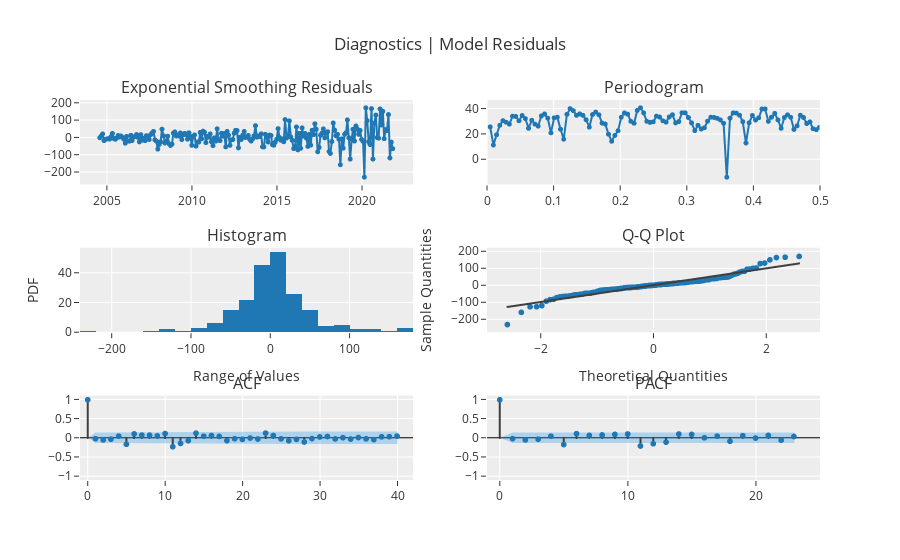

The code cell stored with this chart in its notebook:
### Code cell
# functional API
plot_model(best, plot = 'diagnostics')

### Figure 1 — Plotly figure (JSON) as saved in the notebook; plotly's stock layout.template omitted (floating-point values rounded to 4 significant figures; data arrays with more than 128 entries replaced by an {"elided": "..."} marker saying what was removed)
{"data": [{"line": {"color": "rgb(31, 119, 180)", "width": 2}, "marker": {"color": "rgb(31, 119, 180)", "size": 5}, "mode": "lines+markers", "name": "Exponential Smoothing", "showlegend": false, "type": "scattergl", "x": {"elided": "208 str values"}, "xaxis": "x", "y": {"elided": "208 float values"}, "yaxis": "y"}, {"hoverinfo": "text", "hovertext": ["Freq: 0.0048<br>Ampl: 25.8529<br>Time period: 208.0", "Freq: 0.0096<br>Ampl: 11.4611<br>Time period: 104.0", "Freq: 0.0144<br>Ampl: 19.5634<br>Time period: 69.3333", "Freq: 0.0192<br>Ampl: 27.0996<br>Time period: 52.0", "Freq: 0.024<br>Ampl: 30.7888<br>Time period: 41.6", "Freq: 0.0288<br>Ampl: 29.5205<br>Time period: 34.6667", "Freq: 0.0337<br>Ampl: 28.0359<br>Time period: 29.7143", "Freq: 0.0385<br>Ampl: 34.3209<br>Time period: 26.0", "Freq: 0.0433<br>Ampl: 34.1342<br>Time period: 23.1111", "Freq: 0.0481<br>Ampl: 30.6882<br>Time period: 20.8", "Freq: 0.0529<br>Ampl: 34.8551<br>Time period: 18.9091", "Freq: 0.0577<br>Ampl: 32.4091<br>Time period: 17.3333", "Freq: 0.0625<br>Ampl: 24.7407<br>Time period: 16.0", "Freq: 0.0673<br>Ampl: 31.1071<br>Time period: 14.8571", "Freq: 0.0721<br>Ampl: 28.0365<br>Time period: 13.8667", "Freq: 0.0769<br>Ampl: 26.4462<br>Time period: 13.0", "Freq: 0.0817<br>Ampl: 34.506<br>Time period: 12.2353", "Freq: 0.0865<br>Ampl: 36.0794<br>Time period: 11.5556", "Freq: 0.0913<br>Ampl: 32.7329<br>Time period: 10.9474", "Freq: 0.0962<br>Ampl: 21.1368<br>Time period: 10.4", "Freq: 0.101<br>Ampl: 33.009<br>Time period: 9.9048", "Freq: 0.1058<br>Ampl: 33.5087<br>Time period: 9.4545", "Freq: 0.1106<br>Ampl: 23.989<br>Time period: 9.0435", "Freq: 0.1154<br>Ampl: 16.0297<br>Time period: 8.6667", "Freq: 0.1202<br>Ampl: 35.8069<br>Time period: 8.32", "Freq: 0.125<br>Ampl: 40.3236<br>Time period: 8.0", "Freq: 0.1298<br>Ampl: 38.722<br>Time period: 7.7037", "Freq: 0.1346<br>Ampl: 35.0214<br>Time period: 7.4286", "Freq: 0.1394<br>Ampl: 36.1601<br>Time period: 7.1724", "Freq: 0.1442<br>Ampl: 34.9856<br>Time period: 6.9333", "Freq: 0.149<br>Ampl: 31.4811<br>Time period: 6.7097", "Freq: 0.1538<br>Ampl: 25.6584<br>Time period: 6.5", "Freq: 0.1587<br>Ampl: 35.6043<br>Time period: 6.303", "Freq: 0.1635<br>Ampl: 37.569<br>Time period: 6.1176", "Freq: 0.1683<br>Ampl: 35.4278<br>Time period: 5.9429", "Freq: 0.1731<br>Ampl: 28.8461<br>Time period: 5.7778", "Freq: 0.1779<br>Ampl: 28.0773<br>Time period: 5.6216", "Freq: 0.1827<br>Ampl: 20.0248<br>Time period: 5.4737", "Freq: 0.1875<br>Ampl: 14.4253<br>Time period: 5.3333", "Freq: 0.1923<br>Ampl: 19.081<br>Time period: 5.2", "Freq: 0.1971<br>Ampl: 22.8045<br>Time period: 5.0732", "Freq: 0.2019<br>Ampl: 33.4907<br>Time period: 4.9524", "Freq: 0.2067<br>Ampl: 36.8853<br>Time period: 4.8372", "Freq: 0.2115<br>Ampl: 35.9303<br>Time period: 4.7273", "Freq: 0.2163<br>Ampl: 30.2617<br>Time period: 4.6222", "Freq: 0.2212<br>Ampl: 28.7259<br>Time period: 4.5217", "Freq: 0.226<br>Ampl: 38.911<br>Time period: 4.4255", "Freq: 0.2308<br>Ampl: 40.9758<br>Time period: 4.3333", "Freq: 0.2356<br>Ampl: 36.9328<br>Time period: 4.2449", "Freq: 0.2404<br>Ampl: 30.2254<br>Time period: 4.16", "Freq: 0.2452<br>Ampl: 29.4181<br>Time period: 4.0784", "Freq: 0.25<br>Ampl: 29.8566<br>Time period: 4.0", "Freq: 0.2548<br>Ampl: 34.3467<br>Time period: 3.9245", "Freq: 0.2596<br>Ampl: 33.6143<br>Time period: 3.8519", "Freq: 0.2644<br>Ampl: 30.6649<br>Time period: 3.7818", "Freq: 0.2692<br>Ampl: 29.6067<br>Time period: 3.7143", "Freq: 0.274<br>Ampl: 33.708<br>Time period: 3.6491", "Freq: 0.2788<br>Ampl: 35.4931<br>Time period: 3.5862", "Freq: 0.2837<br>Ampl: 29.0154<br>Time period: 3.5254", "Freq: 0.2885<br>Ampl: 30.0479<br>Time period: 3.4667", "Freq: 0.2933<br>Ampl: 37.0622<br>Time period: 3.4098", "Freq: 0.2981<br>Ampl: 36.9759<br>Time period: 3.3548", "Freq: 0.3029<br>Ampl: 33.2358<br>Time period: 3.3016", "Freq: 0.3077<br>Ampl: 28.9606<br>Time period: 3.25", "Freq: 0.3125<br>Ampl: 22.8625<br>Time period: 3.2", "Freq: 0.3173<br>Ampl: 27.081<br>Time period: 3.1515", "Freq: 0.3221<br>Ampl: 24.1446<br>Time period: 3.1045", "Freq: 0.3269<br>Ampl: 25.1593<br>Time period: 3.0588", "Freq: 0.3317<br>Ampl: 30.339<br>Time period: 3.0145", "Freq: 0.3365<br>Ampl: 33.5224<br>Time period: 2.9714", "Freq: 0.3413<br>Ampl: 33.3715<br>Time period: 2.9296", "Freq: 0.3462<br>Ampl: 32.6243<br>Time period: 2.8889", "Freq: 0.351<br>Ampl: 31.3853<br>Time period: 2.8493", "Freq: 0.3558<br>Ampl: 28.6987<br>Time period: 2.8108", "Freq: 0.3606<br>Ampl: -14.0758<br>Time period: 2.7733", "Freq: 0.3654<br>Ampl: 32.7739<br>Time period: 2.7368", "Freq: 0.3702<br>Ampl: 36.9347<br>Time period: 2.7013", "Freq: 0.375<br>Ampl: 36.7798<br>Time period: 2.6667", "Freq: 0.3798<br>Ampl: 35.0682<br>Time period: 2.6329", "Freq: 0.3846<br>Ampl: 29.9791<br>Time period: 2.6", "Freq: 0.3894<br>Ampl: 13.0833<br>Time period: 2.5679", "Freq: 0.3942<br>Ampl: 29.0858<br>Time period: 2.5366", "Freq: 0.399<br>Ampl: 34.8942<br>Time period: 2.506", "Freq: 0.4038<br>Ampl: 31.2799<br>Time period: 2.4762", "Freq: 0.4087<br>Ampl: 33.0572<br>Time period: 2.4471", "Freq: 0.4135<br>Ampl: 39.999<br>Time period: 2.4186", "Freq: 0.4183<br>Ampl: 40.0467<br>Time period: 2.3908", "Freq: 0.4231<br>Ampl: 30.2412<br>Time period: 2.3636", "Freq: 0.4279<br>Ampl: 33.4971<br>Time period: 2.3371", "Freq: 0.4327<br>Ampl: 36.5472<br>Time period: 2.3111", "Freq: 0.4375<br>Ampl: 31.3806<br>Time period: 2.2857", "Freq: 0.4423<br>Ampl: 24.692<br>Time period: 2.2609", "Freq: 0.4471<br>Ampl: 33.2271<br>Time period: 2.2366", "Freq: 0.4519<br>Ampl: 35.4069<br>Time period: 2.2128", "Freq: 0.4567<br>Ampl: 33.4392<br>Time period: 2.1895", "Freq: 0.4615<br>Ampl: 23.8412<br>Time period: 2.1667", "Freq: 0.4663<br>Ampl: 26.6779<br>Time period: 2.1443", "Freq: 0.4712<br>Ampl: 35.0942<br>Time period: 2.1224", "Freq: 0.476<br>Ampl: 33.2974<br>Time period: 2.101", "Freq: 0.4808<br>Ampl: 28.4988<br>Time period: 2.08", "Freq: 0.4856<br>Ampl: 29.7672<br>Time period: 2.0594", "Freq: 0.4904<br>Ampl: 24.3774<br>Time period: 2.0392", "Freq: 0.4952<br>Ampl: 23.6332<br>Time period: 2.0194", "Freq: 0.5<br>Ampl: 25.4863<br>Time period: 2.0"], "line": {"color": "#1f77b4", "width": 2}, "marker": {"size": 5}, "mode": "lines+markers", "name": "Exponential Smoothing", "showlegend": false, "type": "scattergl", "x": [0.004808, 0.009615, 0.01442, 0.01923, 0.02404, 0.02885, 0.03365, 0.03846, 0.04327, 0.04808, 0.05288, 0.05769, 0.0625, 0.06731, 0.07212, 0.07692, 0.08173, 0.08654, 0.09135, 0.09615, 0.101, 0.1058, 0.1106, 0.1154, 0.1202, 0.125, 0.1298, 0.1346, 0.1394, 0.1442, 0.149, 0.1538, 0.1587, 0.1635, 0.1683, 0.1731, 0.1779, 0.1827, 0.1875, 0.1923, 0.1971, 0.2019, 0.2067, 0.2115, 0.2163, 0.2212, 0.226, 0.2308, 0.2356, 0.2404, 0.2452, 0.25, 0.2548, 0.2596, 0.2644, 0.2692, 0.274, 0.2788, 0.2837, 0.2885, 0.2933, 0.2981, 0.3029, 0.3077, 0.3125, 0.3173, 0.3221, 0.3269, 0.3317, 0.3365, 0.3413, 0.3462, 0.351, 0.3558, 0.3606, 0.3654, 0.3702, 0.375, 0.3798, 0.3846, 0.3894, 0.3942, 0.399, 0.4038, 0.4087, 0.4135, 0.4183, 0.4231, 0.4279, 0.4327, 0.4375, 0.4423, 0.4471, 0.4519, 0.4567, 0.4615, 0.4663, 0.4712, 0.476, 0.4808, 0.4856, 0.4904, 0.4952, 0.5], "xaxis": "x2", "y": [25.85, 11.46, 19.56, 27.1, 30.79, 29.52, 28.04, 34.32, 34.13, 30.69, 34.86, 32.41, 24.74, 31.11, 28.04, 26.45, 34.51, 36.08, 32.73, 21.14, 33.01, 33.51, 23.99, 16.03, 35.81, 40.32, 38.72, 35.02, 36.16, 34.99, 31.48, 25.66, 35.6, 37.57, 35.43, 28.85, 28.08, 20.02, 14.43, 19.08, 22.8, 33.49, 36.89, 35.93, 30.26, 28.73, 38.91, 40.98, 36.93, 30.23, 29.42, 29.86, 34.35, 33.61, 30.66, 29.61, 33.71, 35.49, 29.02, 30.05, 37.06, 36.98, 33.24, 28.96, 22.86, 27.08, 24.14, 25.16, 30.34, 33.52, 33.37, 32.62, 31.39, 28.7, -14.08, 32.77, 36.93, 36.78, 35.07, 29.98, 13.08, 29.09, 34.89, 31.28, 33.06, 40.0, 40.05, 30.24, 33.5, 36.55, 31.38, 24.69, 33.23, 35.41, 33.44, 23.84, 26.68, 35.09, 33.3, 28.5, 29.77, 24.38, 23.63, 25.49], "yaxis": "y2"}, {"alignmentgroup": "True", "bingroup": "x", "hovertemplate": "variable=Exponential Smoothing<br>value=%{x}<br>count=%{y}<extra></extra>", "legendgroup": "Exponential Smoothing", "marker": {"color": "#1f77b4", "pattern": {"shape": ""}}, "name": "Exponential Smoothing", "offsetgroup": "Exponential Smoothing", "orientation": "v", "showlegend": false, "type": "histogram", "x": {"elided": "208 float values"}, "xaxis": "x3", "yaxis": "y3"}, {"marker": {"color": "#1f77b4"}, "mode": "markers", "name": "Exponential Smoothing", "showlegend": false, "type": "scattergl", "x": {"elided": "208 float values"}, "xaxis": "x4", "y": {"elided": "208 float values"}, "yaxis": "y4"}, {"line": {"color": "#3f3f3f"}, "mode": "lines", "name": "Exponential Smoothing", "showlegend": false, "type": "scattergl", "x": {"elided": "208 float values"}, "xaxis": "x4", "y": {"elided": "208 float values"}, "yaxis": "y4"}, {"line": {"color": "#3f3f3f"}, "mode": "lines", "name": "ACF", "showlegend": false, "type": "scattergl", "x": [0, 0], "xaxis": "x5", "y": [0, 1], "yaxis": "y5"}, {"line": {"color": "#3f3f3f"}, "mode": "lines", "name": "ACF", "showlegend": false, "type": "scattergl", "x": [1, 1], "xaxis": "x5", "y": [0, -0.01743], "yaxis": "y5"}, {"line": {"color": "#3f3f3f"}, "mode": "lines", "name": "ACF", "showlegend": false, "type": "scattergl", "x": [2, 2], "xaxis": "x5", "y": [0, -0.05018], "yaxis": "y5"}, {"line": {"color": "#3f3f3f"}, "mode": "lines", "name": "ACF", "showlegend": false, "type": "scattergl", "x": [3, 3], "xaxis": "x5", "y": [0, -0.02922], "yaxis": "y5"}, {"line": {"color": "#3f3f3f"}, "mode": "lines", "name": "ACF", "showlegend": false, "type": "scattergl", "x": [4, 4], "xaxis": "x5", "y": [0, 0.04928], "yaxis": "y5"}, {"line": {"color": "#3f3f3f"}, "mode": "lines", "name": "ACF", "showlegend": false, "type": "scattergl", "x": [5, 5], "xaxis": "x5", "y": [0, -0.1647], "yaxis": "y5"}, {"line": {"color": "#3f3f3f"}, "mode": "lines", "name": "ACF", "showlegend": false, "type": "scattergl", "x": [6, 6], "xaxis": "x5", "y": [0, 0.1066], "yaxis": "y5"}, {"line": {"color": "#3f3f3f"}, "mode": "lines", "name": "ACF", "showlegend": false, "type": "scattergl", "x": [7, 7], "xaxis": "x5", "y": [0, 0.07627], "yaxis": "y5"}, {"line": {"color": "#3f3f3f"}, "mode": "lines", "name": "ACF", "showlegend": false, "type": "scattergl", "x": [8, 8], "xaxis": "x5", "y": [0, 0.07436], "yaxis": "y5"}, {"line": {"color": "#3f3f3f"}, "mode": "lines", "name": "ACF", "showlegend": false, "type": "scattergl", "x": [9, 9], "xaxis": "x5", "y": [0, 0.05394], "yaxis": "y5"}, {"line": {"color": "#3f3f3f"}, "mode": "lines", "name": "ACF", "showlegend": false, "type": "scattergl", "x": [10, 10], "xaxis": "x5", "y": [0, 0.1165], "yaxis": "y5"}, {"line": {"color": "#3f3f3f"}, "mode": "lines", "name": "ACF", "showlegend": false, "type": "scattergl", "x": [11, 11], "xaxis": "x5", "y": [0, -0.2276], "yaxis": "y5"}, {"line": {"color": "#3f3f3f"}, "mode": "lines", "name": "ACF", "showlegend": false, "type": "scattergl", "x": [12, 12], "xaxis": "x5", "y": [0, -0.1418], "yaxis": "y5"}, {"line": {"color": "#3f3f3f"}, "mode": "lines", "name": "ACF", "showlegend": false, "type": "scattergl", "x": [13, 13], "xaxis": "x5", "y": [0, -0.06784], "yaxis": "y5"}, {"line": {"color": "#3f3f3f"}, "mode": "lines", "name": "ACF", "showlegend": false, "type": "scattergl", "x": [14, 14], "xaxis": "x5", "y": [0, 0.1261], "yaxis": "y5"}, {"line": {"color": "#3f3f3f"}, "mode": "lines", "name": "ACF", "showlegend": false, "type": "scattergl", "x": [15, 15], "xaxis": "x5", "y": [0, 0.04775], "yaxis": "y5"}, {"line": {"color": "#3f3f3f"}, "mode": "lines", "name": "ACF", "showlegend": false, "type": "scattergl", "x": [16, 16], "xaxis": "x5", "y": [0, 0.06471], "yaxis": "y5"}, {"line": {"color": "#3f3f3f"}, "mode": "lines", "name": "ACF", "showlegend": false, "type": "scattergl", "x": [17, 17], "xaxis": "x5", "y": [0, 0.04074], "yaxis": "y5"}, {"line": {"color": "#3f3f3f"}, "mode": "lines", "name": "ACF", "showlegend": false, "type": "scattergl", "x": [18, 18], "xaxis": "x5", "y": [0, -0.06997], "yaxis": "y5"}, {"line": {"color": "#3f3f3f"}, "mode": "lines", "name": "ACF", "showlegend": false, "type": "scattergl", "x": [19, 19], "xaxis": "x5", "y": [0, -0.01983], "yaxis": "y5"}, {"line": {"color": "#3f3f3f"}, "mode": "lines", "name": "ACF", "showlegend": false, "type": "scattergl", "x": [20, 20], "xaxis": "x5", "y": [0, -0.03636], "yaxis": "y5"}, {"line": {"color": "#3f3f3f"}, "mode": "lines", "name": "ACF", "showlegend": false, "type": "scattergl", "x": [21, 21], "xaxis": "x5", "y": [0, -0.0008471], "yaxis": "y5"}, {"line": {"color": "#3f3f3f"}, "mode": "lines", "name": "ACF", "showlegend": false, "type": "scattergl", "x": [22, 22], "xaxis": "x5", "y": [0, -0.02672], "yaxis": "y5"}, {"line": {"color": "#3f3f3f"}, "mode": "lines", "name": "ACF", "showlegend": false, "type": "scattergl", "x": [23, 23], "xaxis": "x5", "y": [0, 0.1273], "yaxis": "y5"}, {"line": {"color": "#3f3f3f"}, "mode": "lines", "name": "ACF", "showlegend": false, "type": "scattergl", "x": [24, 24], "xaxis": "x5", "y": [0, 0.06414], "yaxis": "y5"}, {"line": {"color": "#3f3f3f"}, "mode": "lines", "name": "ACF", "showlegend": false, "type": "scattergl", "x": [25, 25], "xaxis": "x5", "y": [0, -0.02313], "yaxis": "y5"}, {"line": {"color": "#3f3f3f"}, "mode": "lines", "name": "ACF", "showlegend": false, "type": "scattergl", "x": [26, 26], "xaxis": "x5", "y": [0, -0.07217], "yaxis": "y5"}, {"line": {"color": "#3f3f3f"}, "mode": "lines", "name": "ACF", "showlegend": false, "type": "scattergl", "x": [27, 27], "xaxis": "x5", "y": [0, -0.03779], "yaxis": "y5"}, {"line": {"color": "#3f3f3f"}, "mode": "lines", "name": "ACF", "showlegend": false, "type": "scattergl", "x": [28, 28], "xaxis": "x5", "y": [0, -0.1044], "yaxis": "y5"}, {"line": {"color": "#3f3f3f"}, "mode": "lines", "name": "ACF", "showlegend": false, "type": "scattergl", "x": [29, 29], "xaxis": "x5", "y": [0, -0.0152], "yaxis": "y5"}, {"line": {"color": "#3f3f3f"}, "mode": "lines", "name": "ACF", "showlegend": false, "type": "scattergl", "x": [30, 30], "xaxis": "x5", "y": [0, 0.0269], "yaxis": "y5"}, {"line": {"color": "#3f3f3f"}, "mode": "lines", "name": "ACF", "showlegend": false, "type": "scattergl", "x": [31, 31], "xaxis": "x5", "y": [0, 0.03899], "yaxis": "y5"}, {"line": {"color": "#3f3f3f"}, "mode": "lines", "name": "ACF", "showlegend": false, "type": "scattergl", "x": [32, 32], "xaxis": "x5", "y": [0, -0.02434], "yaxis": "y5"}, {"line": {"color": "#3f3f3f"}, "mode": "lines", "name": "ACF", "showlegend": false, "type": "scattergl", "x": [33, 33], "xaxis": "x5", "y": [0, 0.008229], "yaxis": "y5"}, {"line": {"color": "#3f3f3f"}, "mode": "lines", "name": "ACF", "showlegend": false, "type": "scattergl", "x": [34, 34], "xaxis": "x5", "y": [0, -0.02803], "yaxis": "y5"}, {"line": {"color": "#3f3f3f"}, "mode": "lines", "name": "ACF", "showlegend": false, "type": "scattergl", "x": [35, 35], "xaxis": "x5", "y": [0, 0.01188], "yaxis": "y5"}, {"line": {"color": "#3f3f3f"}, "mode": "lines", "name": "ACF", "showlegend": false, "type": "scattergl", "x": [36, 36], "xaxis": "x5", "y": [0, -0.02263], "yaxis": "y5"}, {"line": {"color": "#3f3f3f"}, "mode": "lines", "name": "ACF", "showlegend": false, "type": "scattergl", "x": [37, 37], "xaxis": "x5", "y": [0, -0.04365], "yaxis": "y5"}, {"line": {"color": "#3f3f3f"}, "mode": "lines", "name": "ACF", "showlegend": false, "type": "scattergl", "x": [38, 38], "xaxis": "x5", "y": [0, 0.03011], "yaxis": "y5"}, {"line": {"color": "#3f3f3f"}, "mode": "lines", "name": "ACF", "showlegend": false, "type": "scattergl", "x": [39, 39], "xaxis": "x5", "y": [0, 0.03503], "yaxis": "y5"}, {"line": {"color": "#3f3f3f"}, "mode": "lines", "name": "ACF", "showlegend": false, "type": "scattergl", "x": [40, 40], "xaxis": "x5", "y": [0, 0.04977], "yaxis": "y5"}, {"marker": {"color": "#1f77b4", "size": 6}, "mode": "markers", "name": "ACF", "showlegend": false, "type": "scattergl", "x": [0, 1, 2, 3, 4, 5, 6, 7, 8, 9, 10, 11, 12, 13, 14, 15, 16, 17, 18, 19, 20, 21, 22, 23, 24, 25, 26, 27, 28, 29, 30, 31, 32, 33, 34, 35, 36, 37, 38, 39, 40], "xaxis": "x5", "y": [1, -0.01743, -0.05018, -0.02922, 0.04928, -0.1647, 0.1066, 0.07627, 0.07436, 0.05394, 0.1165, -0.2276, -0.1418, -0.06784, 0.1261, 0.04775, 0.06471, 0.04074, -0.06997, -0.01983, -0.03636, -0.0008471, -0.02672, 0.1273, 0.06414, -0.02313, -0.07217, -0.03779, -0.1044, -0.0152, 0.0269, 0.03899, -0.02434, 0.008229, -0.02803, 0.01188, -0.02263, -0.04365, 0.03011, 0.03503, 0.04977], "yaxis": "y5"}, {"line": {"color": "rgba(255,255,255,0)"}, "mode": "lines", "name": "UC", "showlegend": false, "type": "scatter", "x": [0, 1, 2, 3, 4, 5, 6, 7, 8, 9, 10, 11, 12, 13, 14, 15, 16, 17, 18, 19, 20, 21, 22, 23, 24, 25, 26, 27, 28, 29, 30, 31, 32, 33, 34, 35, 36, 37, 38, 39, 40], "xaxis": "x5", "y": [0, 0.1359, 0.1359, 0.1363, 0.1364, 0.1367, 0.1403, 0.1418, 0.1426, 0.1433, 0.1437, 0.1454, 0.1518, 0.1543, 0.1548, 0.1567, 0.157, 0.1575, 0.1577, 0.1582, 0.1583, 0.1584, 0.1584, 0.1585, 0.1604, 0.1609, 0.1609, 0.1615, 0.1617, 0.1629, 0.1629, 0.163, 0.1632, 0.1633, 0.1633, 0.1634, 0.1634, 0.1634, 0.1637, 0.1638, 0.1639], "yaxis": "y5"}, {"fill": "tonexty", "fillcolor": "rgba(32, 146, 230,0.3)", "line": {"color": "rgba(255,255,255,0)"}, "mode": "lines", "name": "LC", "showlegend": false, "type": "scatter", "x": [0, 1, 2, 3, 4, 5, 6, 7, 8, 9, 10, 11, 12, 13, 14, 15, 16, 17, 18, 19, 20, 21, 22, 23, 24, 25, 26, 27, 28, 29, 30, 31, 32, 33, 34, 35, 36, 37, 38, 39, 40], "xaxis": "x5", "y": [0, -0.1359, -0.1359, -0.1363, -0.1364, -0.1367, -0.1403, -0.1418, -0.1426, -0.1433, -0.1437, -0.1454, -0.1518, -0.1543, -0.1548, -0.1567, -0.157, -0.1575, -0.1577, -0.1582, -0.1583, -0.1584, -0.1584, -0.1585, -0.1604, -0.1609, -0.1609, -0.1615, -0.1617, -0.1629, -0.1629, -0.163, -0.1632, -0.1633, -0.1633, -0.1634, -0.1634, -0.1634, -0.1637, -0.1638, -0.1639], "yaxis": "y5"}, {"line": {"color": "#3f3f3f"}, "mode": "lines", "name": "PACF", "showlegend": false, "type": "scattergl", "x": [0, 0], "xaxis": "x6", "y": [0, 1], "yaxis": "y6"}, {"line": {"color": "#3f3f3f"}, "mode": "lines", "name": "PACF", "showlegend": false, "type": "scattergl", "x": [1, 1], "xaxis": "x6", "y": [0, -0.01751], "yaxis": "y6"}, {"line": {"color": "#3f3f3f"}, "mode": "lines", "name": "PACF", "showlegend": false, "type": "scattergl", "x": [2, 2], "xaxis": "x6", "y": [0, -0.05099], "yaxis": "y6"}, {"line": {"color": "#3f3f3f"}, "mode": "lines", "name": "PACF", "showlegend": false, "type": "scattergl", "x": [3, 3], "xaxis": "x6", "y": [0, -0.03156], "yaxis": "y6"}, {"line": {"color": "#3f3f3f"}, "mode": "lines", "name": "PACF", "showlegend": false, "type": "scattergl", "x": [4, 4], "xaxis": "x6", "y": [0, 0.04667], "yaxis": "y6"}, {"line": {"color": "#3f3f3f"}, "mode": "lines", "name": "PACF", "showlegend": false, "type": "scattergl", "x": [5, 5], "xaxis": "x6", "y": [0, -0.171], "yaxis": "y6"}, {"line": {"color": "#3f3f3f"}, "mode": "lines", "name": "PACF", "showlegend": false, "type": "scattergl", "x": [6, 6], "xaxis": "x6", "y": [0, 0.1127], "yaxis": "y6"}, {"line": {"color": "#3f3f3f"}, "mode": "lines", "name": "PACF", "showlegend": false, "type": "scattergl", "x": [7, 7], "xaxis": "x6", "y": [0, 0.06775], "yaxis": "y6"}, {"line": {"color": "#3f3f3f"}, "mode": "lines", "name": "PACF", "showlegend": false, "type": "scattergl", "x": [8, 8], "xaxis": "x6", "y": [0, 0.07954], "yaxis": "y6"}, {"line": {"color": "#3f3f3f"}, "mode": "lines", "name": "PACF", "showlegend": false, "type": "scattergl", "x": [9, 9], "xaxis": "x6", "y": [0, 0.09384], "yaxis": "y6"}, {"line": {"color": "#3f3f3f"}, "mode": "lines", "name": "PACF", "showlegend": false, "type": "scattergl", "x": [10, 10], "xaxis": "x6", "y": [0, 0.1045], "yaxis": "y6"}, {"line": {"color": "#3f3f3f"}, "mode": "lines", "name": "PACF", "showlegend": false, "type": "scattergl", "x": [11, 11], "xaxis": "x6", "y": [0, -0.2096], "yaxis": "y6"}, {"line": {"color": "#3f3f3f"}, "mode": "lines", "name": "PACF", "showlegend": false, "type": "scattergl", "x": [12, 12], "xaxis": "x6", "y": [0, -0.1495], "yaxis": "y6"}, {"line": {"color": "#3f3f3f"}, "mode": "lines", "name": "PACF", "showlegend": false, "type": "scattergl", "x": [13, 13], "xaxis": "x6", "y": [0, -0.1091], "yaxis": "y6"}, {"line": {"color": "#3f3f3f"}, "mode": "lines", "name": "PACF", "showlegend": false, "type": "scattergl", "x": [14, 14], "xaxis": "x6", "y": [0, 0.1042], "yaxis": "y6"}, {"line": {"color": "#3f3f3f"}, "mode": "lines", "name": "PACF", "showlegend": false, "type": "scattergl", "x": [15, 15], "xaxis": "x6", "y": [0, 0.09349], "yaxis": "y6"}, {"line": {"color": "#3f3f3f"}, "mode": "lines", "name": "PACF", "showlegend": false, "type": "scattergl", "x": [16, 16], "xaxis": "x6", "y": [0, 0.005031], "yaxis": "y6"}, {"line": {"color": "#3f3f3f"}, "mode": "lines", "name": "PACF", "showlegend": false, "type": "scattergl", "x": [17, 17], "xaxis": "x6", "y": [0, 0.04884], "yaxis": "y6"}, {"line": {"color": "#3f3f3f"}, "mode": "lines", "name": "PACF", "showlegend": false, "type": "scattergl", "x": [18, 18], "xaxis": "x6", "y": [0, -0.0848], "yaxis": "y6"}, {"line": {"color": "#3f3f3f"}, "mode": "lines", "name": "PACF", "showlegend": false, "type": "scattergl", "x": [19, 19], "xaxis": "x6", "y": [0, 0.06087], "yaxis": "y6"}, {"line": {"color": "#3f3f3f"}, "mode": "lines", "name": "PACF", "showlegend": false, "type": "scattergl", "x": [20, 20], "xaxis": "x6", "y": [0, -0.001499], "yaxis": "y6"}, {"line": {"color": "#3f3f3f"}, "mode": "lines", "name": "PACF", "showlegend": false, "type": "scattergl", "x": [21, 21], "xaxis": "x6", "y": [0, 0.0667], "yaxis": "y6"}, {"line": {"color": "#3f3f3f"}, "mode": "lines", "name": "PACF", "showlegend": false, "type": "scattergl", "x": [22, 22], "xaxis": "x6", "y": [0, -0.0574], "yaxis": "y6"}, {"line": {"color": "#3f3f3f"}, "mode": "lines", "name": "PACF", "showlegend": false, "type": "scattergl", "x": [23, 23], "xaxis": "x6", "y": [0, 0.0396], "yaxis": "y6"}, {"marker": {"color": "#1f77b4", "size": 6}, "mode": "markers", "name": "PACF", "showlegend": false, "type": "scattergl", "x": [0, 1, 2, 3, 4, 5, 6, 7, 8, 9, 10, 11, 12, 13, 14, 15, 16, 17, 18, 19, 20, 21, 22, 23], "xaxis": "x6", "y": [1, -0.01751, -0.05099, -0.03156, 0.04667, -0.171, 0.1127, 0.06775, 0.07954, 0.09384, 0.1045, -0.2096, -0.1495, -0.1091, 0.1042, 0.09349, 0.005031, 0.04884, -0.0848, 0.06087, -0.001499, 0.0667, -0.0574, 0.0396], "yaxis": "y6"}, {"line": {"color": "rgba(255,255,255,0)"}, "mode": "lines", "name": "UC", "showlegend": false, "type": "scatter", "x": [0, 1, 2, 3, 4, 5, 6, 7, 8, 9, 10, 11, 12, 13, 14, 15, 16, 17, 18, 19, 20, 21, 22, 23], "xaxis": "x6", "y": [0, 0.1359, 0.1359, 0.1359, 0.1359, 0.1359, 0.1359, 0.1359, 0.1359, 0.1359, 0.1359, 0.1359, 0.1359, 0.1359, 0.1359, 0.1359, 0.1359, 0.1359, 0.1359, 0.1359, 0.1359, 0.1359, 0.1359, 0.1359], "yaxis": "y6"}, {"fill": "tonexty", "fillcolor": "rgba(32, 146, 230,0.3)", "line": {"color": "rgba(255,255,255,0)"}, "mode": "lines", "name": "LC", "showlegend": false, "type": "scatter", "x": [0, 1, 2, 3, 4, 5, 6, 7, 8, 9, 10, 11, 12, 13, 14, 15, 16, 17, 18, 19, 20, 21, 22, 23], "xaxis": "x6", "y": [0, -0.1359, -0.1359, -0.1359, -0.1359, -0.1359, -0.1359, -0.1359, -0.1359, -0.1359, -0.1359, -0.1359, -0.1359, -0.1359, -0.1359, -0.1359, -0.1359, -0.1359, -0.1359, -0.1359, -0.1359, -0.1359, -0.1359, -0.1359], "yaxis": "y6"}], "layout": {"annotations": [{"font": {"size": 16}, "showarrow": false, "text": "Exponential Smoothing Residuals", "x": 0.225, "xanchor": "center", "xref": "paper", "y": 1, "yanchor": "bottom", "yref": "paper"}, {"font": {"size": 16}, "showarrow": false, "text": "Periodogram", "x": 0.775, "xanchor": "center", "xref": "paper", "y": 1, "yanchor": "bottom", "yref": "paper"}, {"font": {"size": 16}, "showarrow": false, "text": "Histogram", "x": 0.225, "xanchor": "center", "xref": "paper", "y": 0.6111, "yanchor": "bottom", "yref": "paper"}, {"font": {"size": 16}, "showarrow": false, "text": "Q-Q Plot", "x": 0.775, "xanchor": "center", "xref": "paper", "y": 0.6111, "yanchor": "bottom", "yref": "paper"}, {"font": {"size": 16}, "showarrow": false, "text": "ACF", "x": 0.225, "xanchor": "center", "xref": "paper", "y": 0.2222, "yanchor": "bottom", "yref": "paper"}, {"font": {"size": 16}, "showarrow": false, "text": "PACF", "x": 0.775, "xanchor": "center", "xref": "paper", "y": 0.2222, "yanchor": "bottom", "yref": "paper"}], "showlegend": false, "title": {"text": "Diagnostics | Model Residuals"}, "xaxis": {"anchor": "y", "domain": [0, 0.45]}, "xaxis2": {"anchor": "y2", "domain": [0.55, 1], "range": [0, 0.5]}, "xaxis3": {"anchor": "y3", "domain": [0, 0.45], "title": {"text": "Range of Values"}}, "xaxis4": {"anchor": "y4", "domain": [0.55, 1], "title": {"text": "Theoretical Quantities"}}, "xaxis5": {"anchor": "y5", "domain": [0, 0.45], "range": [-1, 42]}, "xaxis6": {"anchor": "y6", "domain": [0.55, 1], "range": [-1, 25]}, "yaxis": {"anchor": "x", "domain": [0.7778, 1]}, "yaxis2": {"anchor": "x2", "domain": [0.7778, 1]}, "yaxis3": {"anchor": "x3", "domain": [0.3889, 0.6111], "title": {"text": "PDF"}}, "yaxis4": {"anchor": "x4", "domain": [0.3889, 0.6111], "title": {"text": "Sample Quantities"}}, "yaxis5": {"anchor": "x5", "domain": [0, 0.2222], "range": [-1.1, 1.1], "zerolinecolor": "#000000"}, "yaxis6": {"anchor": "x6", "domain": [0, 0.2222], "range": [-1.1, 1.1], "zerolinecolor": "#000000"}}}
